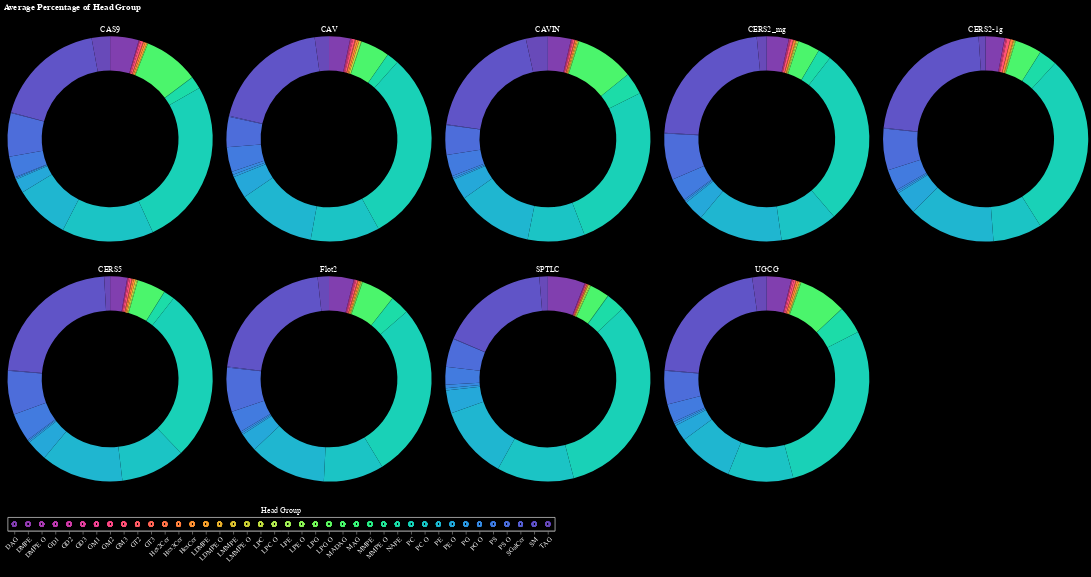

Source (notebook cell):
### Code cell
chart_list = []

# create selection tool
click = alt.selection_point(fields=['Head Group'])

# create head group legend
heads = alt.Chart(h).mark_point().encode(
    x=alt.X('Head Group').axis(labelAngle=-45),
    color=alt.condition(click, 'Head Group', alt.value('lightgray')),
    ).add_params(click).properties(title={'text':[], 'subtitle':'Head Group', 'subtitleColor':'white'})

for ptn in h['Mutation'].unique():
    source = h[h['Mutation'] == ptn]
    
    donut = alt.Chart(source).mark_arc(innerRadius=100).encode(
        theta='mean(Percentage):Q',
        color=alt.condition(click, 'Head Group', alt.value('lightgray'), scale=alt.Scale(scheme='rainbow'), legend=None),
        opacity = alt.condition(click, alt.value(1), alt.value(0.1)),
        tooltip=['Head Group', 'mean(Percentage)']
    ).add_params(click).properties(
        width=300,
        title={'text':[], 'subtitle':ptn, 'subtitleColor':'white'}
    )
    
    chart_list.append(donut)
    
# d = alt.hconcat(*chart_list[:3]) & alt.hconcat(*chart_list[3:6]) & alt.hconcat(*chart_list[6:9]) & (chart_list[9] | heads)
# d = d.properties(title=alt.Title('Average Percentage of Head Group', color='white')).configure(background='black').configure_axis(labelColor='white')
# # d.save('graphs/pos_mode_whole_dataset/head_group_graphs/HeadGroupDonutCharts_interactive.html')
# d

d = alt.hconcat(*chart_list[:5]) & alt.hconcat(*chart_list[5:9]) & heads
d = d.properties(title=alt.Title('Average Percentage of Head Group', color='white')).configure(background='black').configure_axis(labelColor='white')
d

### Figure 1 — Vega-Lite specification as saved in the notebook (floating-point values rounded to 4 significant figures; data arrays with more than 128 entries replaced by an {"elided": "..."} marker saying what was removed)
{"config": {"view": {"continuousWidth": 300, "continuousHeight": 300}, "axis": {"labelColor": "white"}, "background": "black"}, "vconcat": [{"hconcat": [{"data": {"name": "data-fdb3afe87f738b0015423a1100d1722c"}, "mark": {"type": "arc", "innerRadius": 100}, "encoding": {"color": {"condition": {"param": "param_1", "field": "Head Group", "scale": {"scheme": "rainbow"}, "legend": null, "type": "nominal"}, "value": "lightgray"}, "opacity": {"condition": {"param": "param_1", "value": 1}, "value": 0.1}, "theta": {"aggregate": "mean", "field": "Percentage", "type": "quantitative"}, "tooltip": [{"field": "Head Group", "type": "nominal"}, {"aggregate": "mean", "field": "Percentage", "type": "quantitative"}]}, "name": "view_1", "title": {"text": [], "subtitle": "CAS9", "subtitleColor": "white"}, "width": 300}, {"data": {"name": "data-c9d00022f381a5c064b2af7976c14928"}, "mark": {"type": "arc", "innerRadius": 100}, "encoding": {"color": {"condition": {"param": "param_1", "field": "Head Group", "scale": {"scheme": "rainbow"}, "legend": null, "type": "nominal"}, "value": "lightgray"}, "opacity": {"condition": {"param": "param_1", "value": 1}, "value": 0.1}, "theta": {"aggregate": "mean", "field": "Percentage", "type": "quantitative"}, "tooltip": [{"field": "Head Group", "type": "nominal"}, {"aggregate": "mean", "field": "Percentage", "type": "quantitative"}]}, "name": "view_2", "title": {"text": [], "subtitle": "CAV", "subtitleColor": "white"}, "width": 300}, {"data": {"name": "data-54037db7377a95a5cc411eed238cd757"}, "mark": {"type": "arc", "innerRadius": 100}, "encoding": {"color": {"condition": {"param": "param_1", "field": "Head Group", "scale": {"scheme": "rainbow"}, "legend": null, "type": "nominal"}, "value": "lightgray"}, "opacity": {"condition": {"param": "param_1", "value": 1}, "value": 0.1}, "theta": {"aggregate": "mean", "field": "Percentage", "type": "quantitative"}, "tooltip": [{"field": "Head Group", "type": "nominal"}, {"aggregate": "mean", "field": "Percentage", "type": "quantitative"}]}, "name": "view_3", "title": {"text": [], "subtitle": "CAVIN", "subtitleColor": "white"}, "width": 300}, {"data": {"name": "data-e30a2cbfb4cf56335fab53a5f9940c96"}, "mark": {"type": "arc", "innerRadius": 100}, "encoding": {"color": {"condition": {"param": "param_1", "field": "Head Group", "scale": {"scheme": "rainbow"}, "legend": null, "type": "nominal"}, "value": "lightgray"}, "opacity": {"condition": {"param": "param_1", "value": 1}, "value": 0.1}, "theta": {"aggregate": "mean", "field": "Percentage", "type": "quantitative"}, "tooltip": [{"field": "Head Group", "type": "nominal"}, {"aggregate": "mean", "field": "Percentage", "type": "quantitative"}]}, "name": "view_4", "title": {"text": [], "subtitle": "CERS2_mg", "subtitleColor": "white"}, "width": 300}, {"data": {"name": "data-da4f39b80a7f78bbb86b50fce07e686e"}, "mark": {"type": "arc", "innerRadius": 100}, "encoding": {"color": {"condition": {"param": "param_1", "field": "Head Group", "scale": {"scheme": "rainbow"}, "legend": null, "type": "nominal"}, "value": "lightgray"}, "opacity": {"condition": {"param": "param_1", "value": 1}, "value": 0.1}, "theta": {"aggregate": "mean", "field": "Percentage", "type": "quantitative"}, "tooltip": [{"field": "Head Group", "type": "nominal"}, {"aggregate": "mean", "field": "Percentage", "type": "quantitative"}]}, "name": "view_5", "title": {"text": [], "subtitle": "CERS2-1g", "subtitleColor": "white"}, "width": 300}]}, {"hconcat": [{"data": {"name": "data-15e56dfa575446637057fb23cd6a94c8"}, "mark": {"type": "arc", "innerRadius": 100}, "encoding": {"color": {"condition": {"param": "param_1", "field": "Head Group", "scale": {"scheme": "rainbow"}, "legend": null, "type": "nominal"}, "value": "lightgray"}, "opacity": {"condition": {"param": "param_1", "value": 1}, "value": 0.1}, "theta": {"aggregate": "mean", "field": "Percentage", "type": "quantitative"}, "tooltip": [{"field": "Head Group", "type": "nominal"}, {"aggregate": "mean", "field": "Percentage", "type": "quantitative"}]}, "name": "view_6", "title": {"text": [], "subtitle": "CERS5", "subtitleColor": "white"}, "width": 300}, {"data": {"name": "data-058b589d19758f7c32e66ddb2d331faa"}, "mark": {"type": "arc", "innerRadius": 100}, "encoding": {"color": {"condition": {"param": "param_1", "field": "Head Group", "scale": {"scheme": "rainbow"}, "legend": null, "type": "nominal"}, "value": "lightgray"}, "opacity": {"condition": {"param": "param_1", "value": 1}, "value": 0.1}, "theta": {"aggregate": "mean", "field": "Percentage", "type": "quantitative"}, "tooltip": [{"field": "Head Group", "type": "nominal"}, {"aggregate": "mean", "field": "Percentage", "type": "quantitative"}]}, "name": "view_7", "title": {"text": [], "subtitle": "Flot2", "subtitleColor": "white"}, "width": 300}, {"data": {"name": "data-b5d042b4908c1b76655f265ae6dfbb35"}, "mark": {"type": "arc", "innerRadius": 100}, "encoding": {"color": {"condition": {"param": "param_1", "field": "Head Group", "scale": {"scheme": "rainbow"}, "legend": null, "type": "nominal"}, "value": "lightgray"}, "opacity": {"condition": {"param": "param_1", "value": 1}, "value": 0.1}, "theta": {"aggregate": "mean", "field": "Percentage", "type": "quantitative"}, "tooltip": [{"field": "Head Group", "type": "nominal"}, {"aggregate": "mean", "field": "Percentage", "type": "quantitative"}]}, "name": "view_8", "title": {"text": [], "subtitle": "SPTLC", "subtitleColor": "white"}, "width": 300}, {"data": {"name": "data-e293c5602959f87537f5f9ca0fe292f1"}, "mark": {"type": "arc", "innerRadius": 100}, "encoding": {"color": {"condition": {"param": "param_1", "field": "Head Group", "scale": {"scheme": "rainbow"}, "legend": null, "type": "nominal"}, "value": "lightgray"}, "opacity": {"condition": {"param": "param_1", "value": 1}, "value": 0.1}, "theta": {"aggregate": "mean", "field": "Percentage", "type": "quantitative"}, "tooltip": [{"field": "Head Group", "type": "nominal"}, {"aggregate": "mean", "field": "Percentage", "type": "quantitative"}]}, "name": "view_9", "title": {"text": [], "subtitle": "UGCG", "subtitleColor": "white"}, "width": 300}]}, {"data": {"name": "data-e31461261ceeea2d157562a6e1653b72"}, "mark": {"type": "point"}, "encoding": {"color": {"condition": {"param": "param_1", "field": "Head Group"}, "value": "lightgray"}, "x": {"axis": {"labelAngle": -45}, "field": "Head Group", "type": "nominal"}}, "name": "view_10", "title": {"text": [], "subtitle": "Head Group", "subtitleColor": "white"}}], "params": [{"name": "param_1", "select": {"type": "point", "fields": ["Head Group"]}, "views": ["view_1", "view_2", "view_3", "view_4", "view_5", "view_6", "view_7", "view_8", "view_9", "view_10"]}], "title": {"text": "Average Percentage of Head Group", "color": "white"}, "$schema": "https://vega.github.io/schema/vega-lite/v5.16.3.json", "datasets": {"data-fdb3afe87f738b0015423a1100d1722c": {"elided": "160 records"}, "data-c9d00022f381a5c064b2af7976c14928": {"elided": "160 records"}, "data-54037db7377a95a5cc411eed238cd757": {"elided": "160 records"}, "data-e30a2cbfb4cf56335fab53a5f9940c96": {"elided": "160 records"}, "data-da4f39b80a7f78bbb86b50fce07e686e": {"elided": "160 records"}, "data-15e56dfa575446637057fb23cd6a94c8": {"elided": "160 records"}, "data-058b589d19758f7c32e66ddb2d331faa": {"elided": "160 records"}, "data-b5d042b4908c1b76655f265ae6dfbb35": {"elided": "160 records"}, "data-e293c5602959f87537f5f9ca0fe292f1": {"elided": "160 records"}, "data-e31461261ceeea2d157562a6e1653b72": {"elided": "1600 records"}}}
